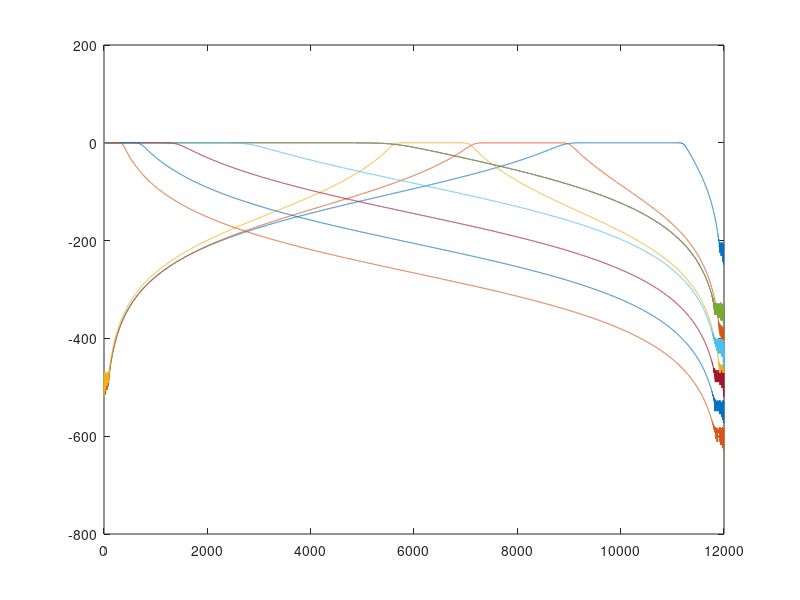

Write the MATLAB code that produced this figure. (Note: this script raises an error after producing the figure.)
close all;
clear all;
 frameLength = 1024;
 %frameLength = 4800;
 Fs = 24000;


disp('Recording and sending started');       
freq = 400;
t = [0:1:24000*2-1];
sign = sin(2*freq/Fs*pi*t);

Fn = 24000/2;                                      % Stopband Frequency (Normalised)
fc = [200,250,315,400,500,630,800,1000,1250,1600,2000,2500,3150,4000,5000,6300,8024,10000];
Wn = [178,224,282,355,447,562,708,891,1120,1410,1780,2240,2820,3550,4470,5620,7080,8910,11200,14100];
A = zeros(4*21,6);
N = length(fc);

f = [0:1:Fs/2-1];
figure;
M = 10;
for i=1:3
     f1 = fc(N-i+1)/(2^(1/6)); 
    f2 = fc(N-i+1)*(2^(1/6)); 
    Qr = fc(N-i+1)/(f2-f1); 
    Qd = (pi/2/M)/(sin(pi/2/M))*Qr;
    alpha = (1 + sqrt(1+4*Qd^2))/2/Qd; 
    W1 = fc(N-i+1)/(Fs/2)/alpha; 
    W2 = fc(N-i+1)/(Fs/2)*alpha;
    [b(i,:),a(i,:)] = butter(M,[W1,W2]); 
    H = freqz(b(i,:),a(i,:),Fn);
    plot(f,20*log10(abs(H)));
    hold on;
end
[b(i+1,1:11),a(i+1,1:11)] = butter(M,W1);
H = freqz(b(i+1,1:11),a(i+1,1:11),Fn);
    plot(f,20*log10(abs(H)));
    hold on;

%plot(f,20*log10(abs(fft(audio,Fn))));
    k=5;
for i=16:-3:4
    f1 = fc(i)/(2^(1/6)); 
    f2 = fc(i)*(2^(1/6)); 
    Qr = fc(i)/(f2-f1); 
    Qd = (pi/2/M)/(sin(pi/2/M))*Qr;
    alpha = (1 + sqrt(1+4*Qd^2))/2/Qd; 
    W1 = fc(i)/(Fs/2)/alpha; 
    W2 = fc(i)/(Fs/2)*alpha;
    [b(k,1:11),a(k,1:11)] = butter(M,W1);
    H = freqz(b(k,1:11),a(k,1:11),Fn);
    plot(f,20*log10(abs(H)));
    k=k+1;
    hold on;
end
% for i=5:9
% 	[b(i,:)] = fir1(M,(12000/k)/12000);
%     H = freqz(b(i,:),1,Fn);
%     plot(f,20*log10(abs(H)));
%     hold on;
%     k = k*2;
% end     
f = fos(120000,24000);

z = 1;
f = fos(120000,24000);
sign2 = zeros(1,length(sign));
while true
    frameLength = 1024;
    
    x=zeros(N,frameLength);
    audio = sign(1,z:z + 1024 - 1);
    i=1;
    y = audio;
    while i<=18
%             figure;
            if(i ~= 1)
                frameLength = frameLength/2;
            end
            x(i,1:frameLength)=filter(b(1,:),a(1,:),y);
            x(i+1,1:frameLength)=filter(b(2,:),a(2,:),y);
            x(i+2,1:frameLength)=filter(b(3,:),a(3,:),y);
%             plot(f,20*log10(fftshift(abs(fft(x(i,1:frameLength),120000)))),...
%                 f,20*log10(fftshift(abs(fft(x(i+1,1:frameLength),120000)))),...
%                 f,20*log10(fftshift(abs(fft(x(i+2,1:frameLength),120000)))));
%         figure;
        filY = filter(b(4,1:11),a(4,1:11),y);
%         plot(f,20*log10(fftshift(abs(fft(audio,120000)))));
        filY = filY - mean(filY);
        y = zeros(1,length(filY)/2);
%         figure;
        y = 2.*filY(1:2:length(filY));
%         plot(f,20*log10(fftshift(abs(fft(y,120000)))));
        
        i = i + 3;
        
    end

    %2. korak - odraditi gain s offsetom
    %3. korak - interpolacija
    i = 18;
    output = 0;
    y = zeros(N/3,1024);
    j = 5;
    k = 6;
    while (i>1)
        
        temp(1:frameLength) = x(i,1:frameLength)+x(i-1,1:frameLength)+x(i-2,1:frameLength)+output;
        if(frameLength < 1024)
            y(k,1:2:2*frameLength) = temp(1:frameLength);
             temp = filter(b(j,1:11),a(j,1:11),y(k,1:2*frameLength));
             output = temp;
%              output(1,1:frameLength*2) = temp;
        else
            y(k,1:frameLength) = temp(1:frameLength);
        end
        frameLength = frameLength*2;
        j = j + 1;
        k = k - 1;
        i = i - 3;
    end
    
    figure;
    plot(f,20*log10(fftshift(abs(fft(y(1,:),120000)))));
    
    if (z > 48000-1024)
        break;
    else
        sign2(1,z:z + 1024 - 1) = y(1,1:1024);
        z = z + 1024;
    end
    y = zeros(N/3,1024);
end



